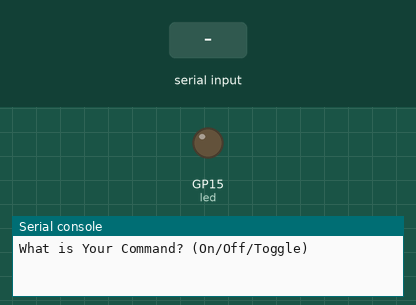
A program run on a simulated Raspberry Pi Pico running MicroPython. On the bench: output pins drawn as LEDs (lit = HIGH), the last lines printed to the serial console. The test bench sets the inputs (shaded band).

Above: at 1.2 s.
1.3 s: "On" typed at the serial console, then Enter
At 2.5 s:
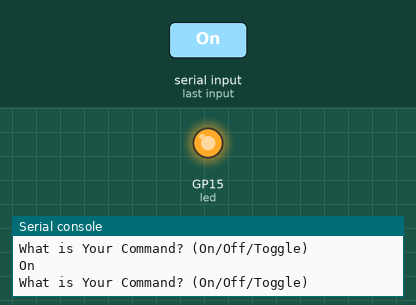
2.8 s: "Off" typed at the serial console, then Enter
At 3.8 s:
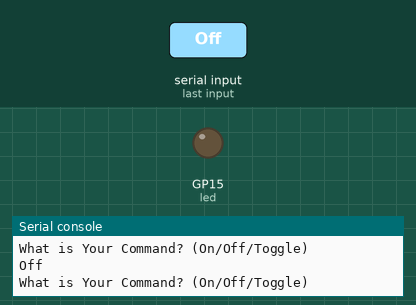
4.3 s: "Toggle" typed at the serial console, then Enter
At 4.9 s:
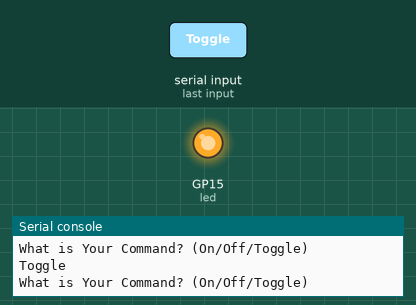
Timing chart, 0 to 7.3 s (numbered marks = the images above; inputs shaded):
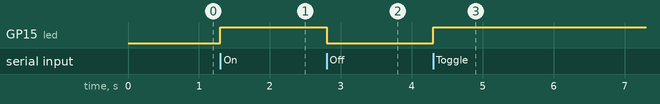

Measured:
- after the input at 1.3 s, GP15 (led): LOW → HIGH at once
- after the input at 2.8 s, GP15 (led): HIGH → LOW at once
- after the input at 4.3 s, GP15 (led): LOW → HIGH at once

The program:

tutorial6_led_commands.py
```python
from machine import Pin
import time
led = Pin(15, Pin.OUT)
while True:
    CMD = input('What is Your Command? (On/Off/Toggle)')
    if CMD == 'On':
        led.value(1)
    if CMD == 'Off':
        led.value(0)
    if CMD == 'Toggle':
        led.toggle()
```
